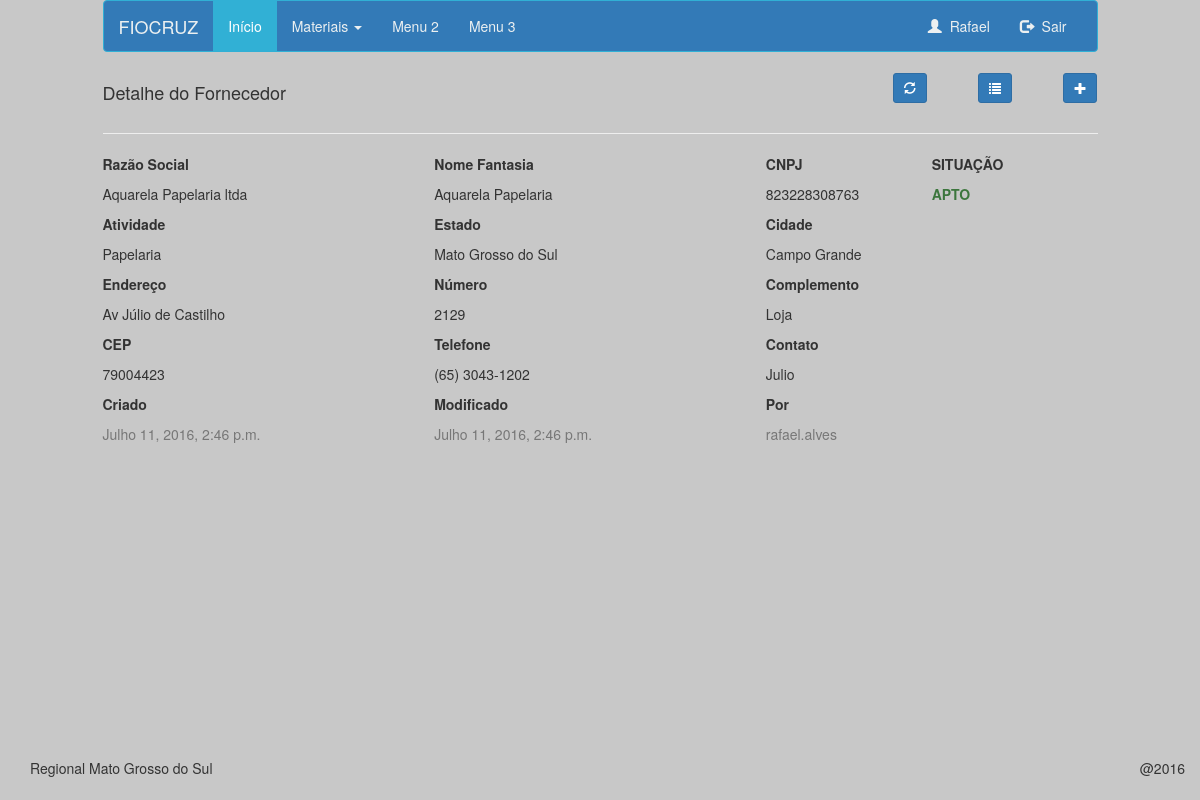
The app's page /fornecedor/detalhe/2/ (signed in) with its own data.
### fornecedor/models.py (models this page shows, shortened)
class Fornecedor(models.Model):
	razaosocial	= models.CharField(max_length=80,null=False)
	nomefantasia= models.CharField(max_length=40,null=False)
	cnpj		= models.CharField(max_length=14,null=False)
	atividade	= models.CharField(max_length=20,null=False)
	estado		= models.ForeignKey(Estado)
	cidade		= models.ForeignKey(Municipio)
	endereco 	= models.CharField(max_length=40,null=False)
	numero		= models.CharField(max_length=6,null=False)
	complemento	= models.CharField(max_length=40,null=True)
	cep			= models.CharField(max_length=8,null=False)
	telefone	= models.CharField(max_length=20,null=False)
	contato		= models.CharField(max_length=40,null=True)
	criado	 	= models.DateTimeField(auto_now=False,auto_now_add=True)
	atualizado 	= models.DateTimeField(auto_now=True,auto_now_add=False)
	situacao	= models.BooleanField()
	usuario	    = models.ForeignKey(settings.AUTH_USER_MODEL)
	class Meta:
		ordering = ['-atualizado','-criado']
		permissions = (
            ('pode_administrar', 'Pode Administrar'),
        )
	def get_absolute_url(self):
		return reverse('fornecedor:detalhe', kwargs={'id':self.id})

### core/models.py (models this page shows, shortened)
class Estado(models.Model):
	sigla		= models.CharField(max_length=2,null=False)
	nome		= models.CharField(max_length=20,null=False)
	criado	 	= models.DateTimeField(auto_now=False,auto_now_add=True)
	atualizado 	= models.DateTimeField(auto_now=True,auto_now_add=False)
	class Meta:
		ordering = ['sigla']
	def __str__(self):
		return self.nome

class Municipio(models.Model):
	nome		= models.CharField(max_length=30)
	estado      = models.ForeignKey(Estado)
	criado	 	= models.DateTimeField(auto_now=False,auto_now_add=True)
	atualizado 	= models.DateTimeField(auto_now=True,auto_now_add=False)
	class Meta:
		ordering = ['nome']
	def __str__(self):
		return self.nome

### fornecedor/views.py (the view)
# urls.py: url(r'^detalhe/(?P<id>\d+)/$', fornecedor_detalhe, name='detalhe'),
@login_required
def fornecedor_detalhe(request,id):
	queryset_detalhe = Fornecedor.objects.get(id=id)
	context = { 'fornecedor':queryset_detalhe}
	return render(request,'fornecedor_detalhe.html', context)

### fornecedor/templates/fornecedor_detalhe.html
{% extends 'base.html' %}
{% block header %}
<div class="row">
    <div class="col-sm-4">
        <h4>Detalhe do Fornecedor</h4>
    </div>
    <div class="col-sm-5">
    </div>
    <form>
        <div class="col-sm-1 text-right">
            <button title='Atualizar lista' class='btn btn-primary btn-sm' type='submit' formaction="{{ fornecedor.get_absolute_url }}">
            <span class="glyphicon glyphicon-refresh"></span></button>
        </div>
        <div class="col-sm-1 text-right">
            <button title='Listar Fornecedores' class='btn btn-primary btn-sm' type='submit' formaction="{%  url 'fornecedor:lista' %}">
            <span class="glyphicon glyphicon-list"></span></button>
        </div>
        <div class="col-sm-1 text-right">
        {% if perms.armazem.pode_administrar %}
            <button title='Novo Fornecedor' class='btn btn-primary btn-sm' type='submit' formaction="{%  url 'fornecedor:cria' %}">
            <span class="glyphicon glyphicon-plus"></span></button>
        {% endif %}
        </div>
    </form>
</div>
{% endblock %}
{% block main %}
<hr>
<div class="row col-sm-12">
	<div class="row">
  		<div class="col-sm-4">
    		<p><strong>Razão Social</strong></p>
    		<p>{{fornecedor.razaosocial}}</p>
  		</div>
  		<div class="col-sm-4">
    		<p><strong>Nome Fantasia</strong></p>
    		<p>{{fornecedor.nomefantasia}}</p>
  		</div>
  		<div class="col-sm-2">
    		<p><strong>CNPJ</strong></p>
    		<p>{{fornecedor.cnpj}}</p>
  		</div>
      <div class="col-sm-2">
      <p><strong>SITUAÇÃO</strong></p>
        {% if fornecedor.situacao %}
          <p><strong class='text-success'>APTO</strong></p>
        {% else %}
          <p><strong class='text-danger'>NÃO APTO</strong></p>
        {% endif %}
      </div>
	</div>
</div>
<div class="row col-sm-12">
  <div class="row">
      <div class="col-sm-4">
        <p><strong>Atividade</strong></p>
        <p>{{fornecedor.atividade}}</p>
      </div>
      <div class="col-sm-4">
        <p><strong>Estado</strong></p>
        <p>{{fornecedor.estado}}</p>
      </div>
      <div class="col-sm-4">
        <p><strong>Cidade</strong></p>
        <p>{{fornecedor.cidade}}</p>
      </div>
  </div>
</div>
<div class="row col-sm-12">
	<div class="row">
      <div class="col-sm-4">
        <p><strong>Endereço</strong></p>
        <p>{{fornecedor.endereco}}</p>
      </div>
      <div class="col-sm-4">
        <p><strong>Número</strong></p>
        <p>{{fornecedor.numero}}</p>
      </div>
  		<div class="col-sm-4">
        <p><strong>Complemento</strong></p>
        <p>{{fornecedor.complemento}}</p>
  		</div>
	</div>
</div>
<div class="row col-sm-12">
    <div class="row">
        <div class="col-sm-4">
          <p><strong>CEP</strong></p>
          <p>{{fornecedor.cep}}</p>
        </div>
        <div class="col-sm-4">
          <p><strong>Telefone</strong></p>
          <p>{{fornecedor.telefone}}</p>
        </div>
        <div class="col-sm-4">
          <p><strong>Contato</strong></p>
          <p>{{fornecedor.contato}}</p>
        </div>
    </div>
</div>
<div class="row col-sm-12">
    <div class="row">
        <div class="col-sm-4">
          <p><strong>Criado</strong></p>
          <p class='text-muted'>{{fornecedor.criado}}</p>
        </div>
        <div class="col-sm-4">
          <p><strong>Modificado</strong></p>
          <p class='text-muted'>{{fornecedor.atualizado}}</p>
        </div>
        <div class="col-sm-4">
          <p><strong>Por</strong></p>
          <p class='text-muted'>{{fornecedor.usuario}}</p>
        </div>
    </div>
</div>
{% endblock %}

### core/templates/menu.html (shortened to what this page needs)
<div class='row'>
    <div class='col-sm-10'>
      <nav class="navbar navbar-default">
        <div class="container-fluid">
          <div class="navbar-header">
            <a class="navbar-brand" href="#">FIOCRUZ</a>
          </div>
          <div class="collapse navbar-collapse" id="myNavbar">
            <ul class="nav navbar-nav">
              <li class="active"><a href="#">Início</a></li>
              <li class="dropdown">
                <a class="dropdown-toggle" data-toggle="dropdown" href="#">Materiais <span class="caret"></span></a>
              </li>
              <li><a href="#">Menu 2</a></li>
              <li><a href="#">Menu 3</a></li>
            </ul>
            <ul class="nav navbar-nav navbar-right">
              <li><a href="{% url 'core:usuario' %}"><span class="glyphicon glyphicon-user"></span>&nbsp;&nbsp;{{ request.user.first_name }}
              </a></li>
              <li><a href="{% url 'logout' %}"><span class="glyphicon glyphicon-log-out"></span>&nbsp;&nbsp;Sair</a></li>
            </ul>
          </div>
        </div>
      </nav>
    </div>
</div>

### armazem/static/css/fiocruz.css (style rules this page uses)
.navbar-default { background-color: #337ab7; border-color: #31b0d5; }
.navbar-default .navbar-brand { color: #ecf0f1; }
.navbar-default .navbar-nav > li > a { color: #ecf0f1; }
.navbar-default .navbar-nav > .active > a, .navbar-default .navbar-nav > .active > a:hover, .navbar-default .navbar-nav > .active > a:focus { color: #ffffff; background-color: #31b0d5; }
.navbar-default .navbar-collapse, .navbar-default .navbar-form { border-color: #ecf0f1; }

### records on screen
Fornecedor: razaosocial "Aquarela Papelaria ltda", nomefantasia "Aquarela Papelaria", cnpj "823228308763", atividade "Papelaria", estado "Mato Grosso do Sul", cidade "Campo Grande", endereco "Av Júlio de Castilho", numero "2129", complemento "Loja", cep "79004423", telefone "(65) 3043-1202", contato "Julio", criado "Julho 11, 2016, 2:46 p.m.", atualizado "Julho 11, 2016, 2:46 p.m.", usuario "rafael.alves"

### other values on screen
{{ request.user.first_name }} "Rafael"
